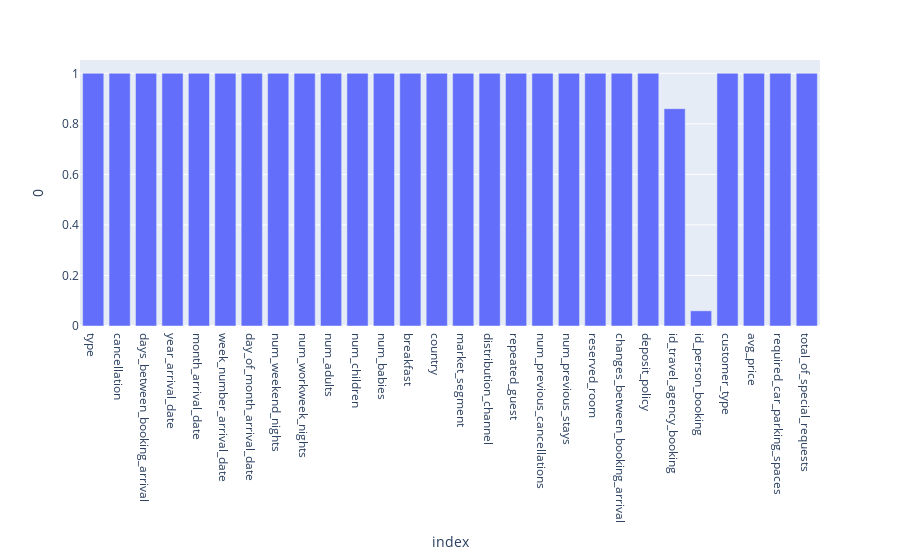

Notebook cell for this chart:
### Code cell
nan_df = pd.DataFrame()
values = []


for column in df.columns:
    nan_df[column] = [round(len(df[column].dropna())/len(df),2)]

nan_df = nan_df.T
    
fig = px.bar(nan_df, x=nan_df.index, y=0)
fig.show()

### Figure 1 — Plotly figure (JSON) as saved in the notebook; plotly's stock layout.template omitted (floating-point values rounded to 4 significant figures)
{"data": [{"alignmentgroup": "True", "hovertemplate": "index=%{x}<br>0=%{y}<extra></extra>", "legendgroup": "", "marker": {"color": "#636efa", "pattern": {"shape": ""}}, "name": "", "offsetgroup": "", "orientation": "v", "showlegend": false, "textposition": "auto", "type": "bar", "x": ["type", "cancellation", "days_between_booking_arrival", "year_arrival_date", "month_arrival_date", "week_number_arrival_date", "day_of_month_arrival_date", "num_weekend_nights", "num_workweek_nights", "num_adults", "num_children", "num_babies", "breakfast", "country", "market_segment", "distribution_channel", "repeated_guest", "num_previous_cancellations", "num_previous_stays", "reserved_room", "changes_between_booking_arrival", "deposit_policy", "id_travel_agency_booking", "id_person_booking", "customer_type", "avg_price", "required_car_parking_spaces", "total_of_special_requests"], "xaxis": "x", "y": [1, 1, 1, 1, 1, 1, 1, 1, 1, 1, 1, 1, 1, 1, 1, 1, 1, 1, 1, 1, 1, 1, 0.86, 0.06, 1, 1, 1, 1], "yaxis": "y"}], "layout": {"barmode": "relative", "legend": {"tracegroupgap": 0}, "margin": {"t": 60}, "xaxis": {"anchor": "y", "domain": [0, 1], "title": {"text": "index"}}, "yaxis": {"anchor": "x", "domain": [0, 1], "title": {"text": "0"}}}}
